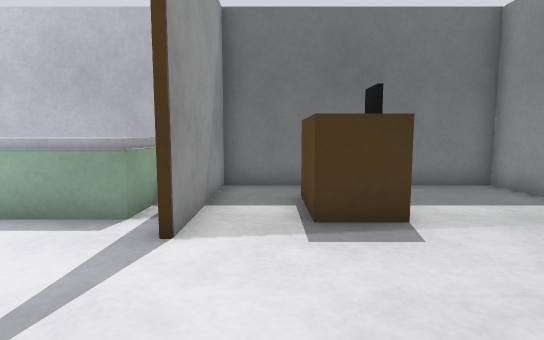
[1] (above)

16 first-person views from a walk through a Gazebo world. The camera is 0.72 m above the floor, tilts 6° down and sees 80° across. The floor is counted in squares, 0.5 m on a side. Each view is taken from the middle of a square. On the plan, view 1 faces up. The plan holds only what a view shows up to about 15 squares ahead; the rest is blank. The place goes on beyond the plan.

[2]
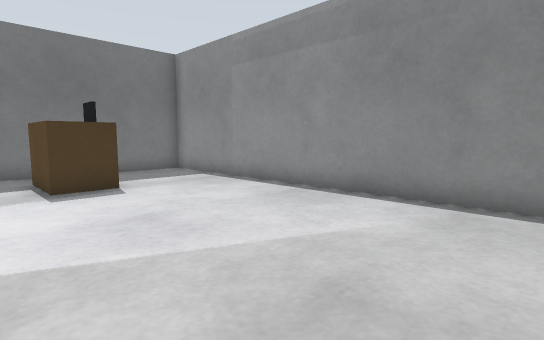

[3]
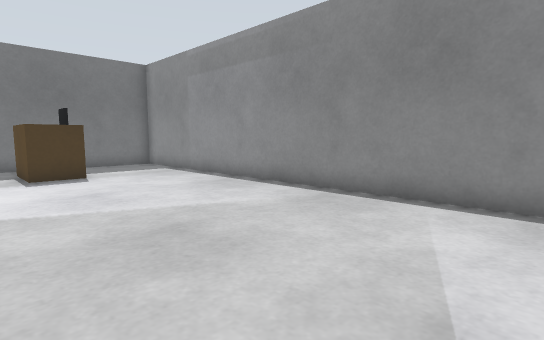

[4]
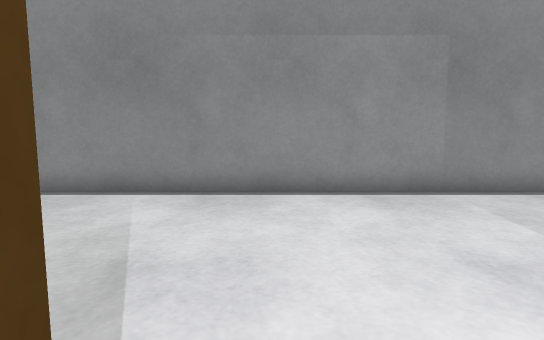

[5]
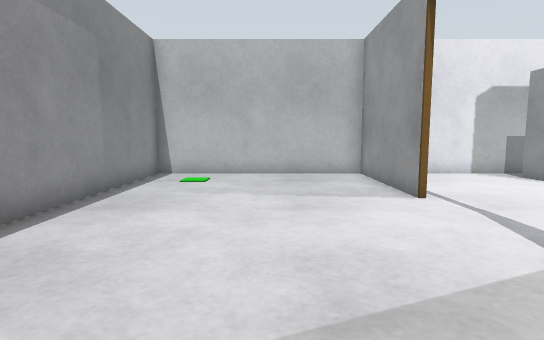

[6]
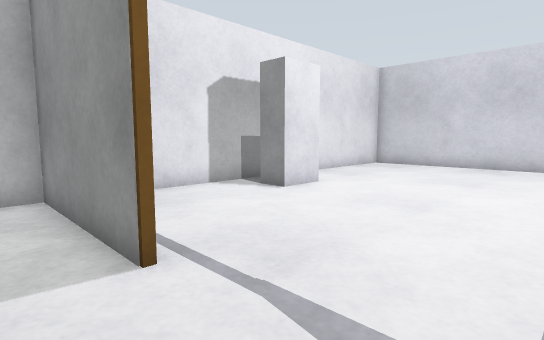

[7]
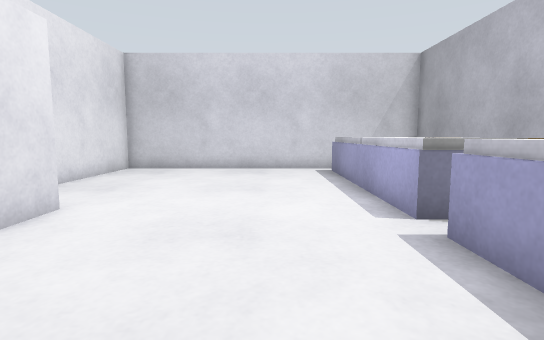

[8]
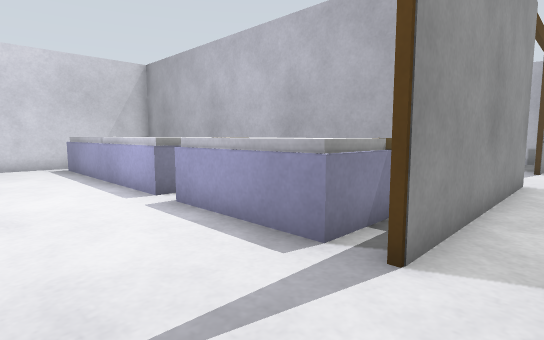

[9]
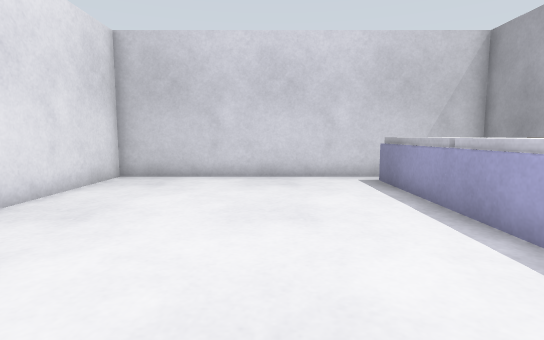

[10]
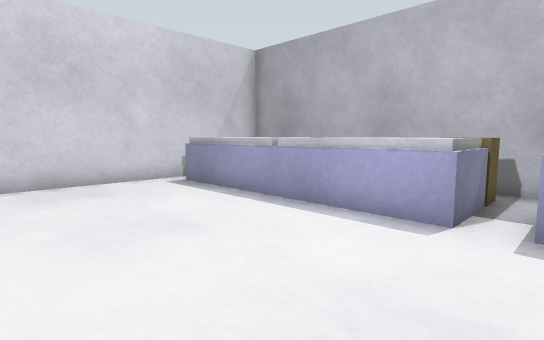

[11]
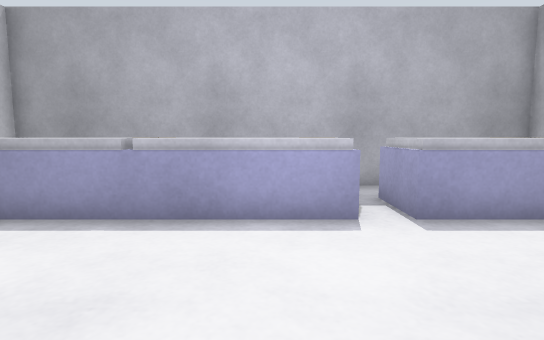

[12]
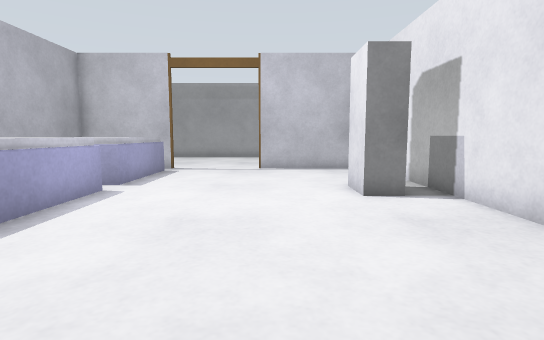

[13]
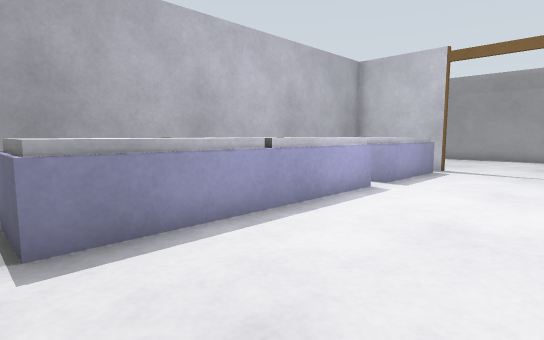

[14]
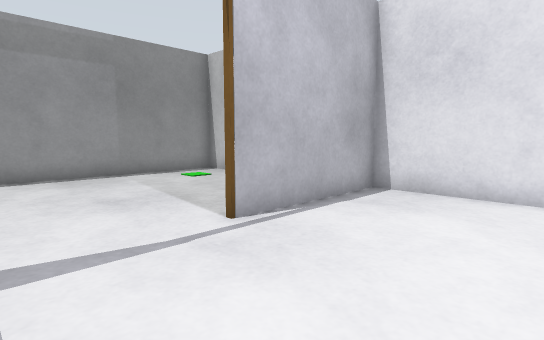

[15]
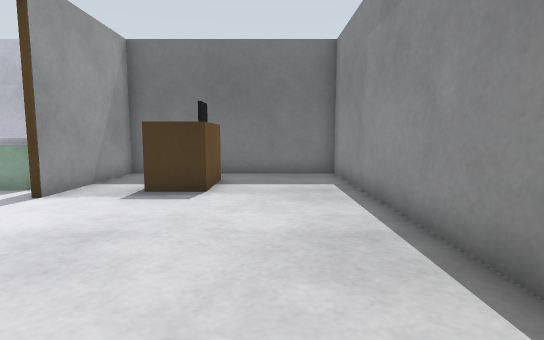

[16]
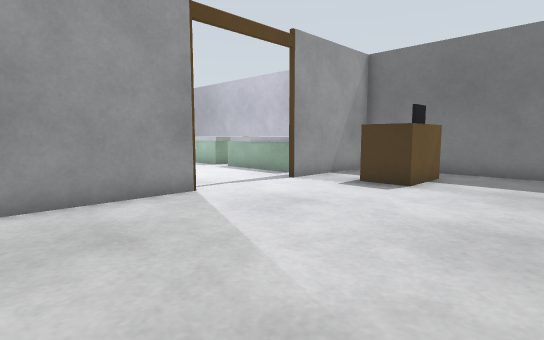

### Floor plan
Points are (right, up) in squares from view 1. A wall is a line through its corners. A room is listed if a view was taken in it or the views show most of it. See-through windows are left out.
Room 1 (views 1, 2, 3, 5, 6, 8, 15, 16)
walls: (-1.4, 0.6) (-1.4, -7.5); (-1.4, -11.4) (-1.4, -16.5); (-2, -16.4) (6.4, -16.4) (6.4, 9.4) (-1.4, 9.4) (-1.4, 4.4)
ways out: opening at (-2, -9.5) to room 2; opening at (-2, 2.5)
objects: door leaf (-1, -11); door leaf (-1, -8); door leaf (-1, 1); door leaf (-1, 4); brown box (1, 6) to (1, 7); black box (2, 6) to (2, 7)
Room 2 (views 4, 7, 9, 10, 11, 12, 13, 14)
walls: (-1.6, -7.6) (-1.6, -3.6) (-16.4, -3.6) (-16.4, -16.4) (-2, -16.4); (-1.6, -16.5) (-1.6, -11.5)
ways out: opening at (-2, -9.5) to room 1
objects: white box (-15, -7) to (-12, -6); other object (-12, -5) to (-11, -5); white box (-11, -7) to (-8, -6); cabinet (-8, -15) to (-7, -14); brown box (-8, -5); white box (-6, -7) to (-3, -6); other object (-3, -5)

Positions as (right, up) in squares from view 1, and headings:
1: (0, 0), facing up
2: (-1, -4), facing up-right
3: (-1, -7), facing up-right
4: (-2, -8), facing right
5: (2, -4), facing down
6: (0, -8), facing down-left
7: (-2, -10), facing left
8: (0, -11), facing up-left
9: (-5, -11), facing left
10: (-6, -13), facing up-left
11: (-9, -13), facing up
12: (-16, -12), facing right
13: (-16, -12), facing up-right
14: (-6, -8), facing down-right
15: (4, -3), facing up
16: (6, -4), facing up-left
